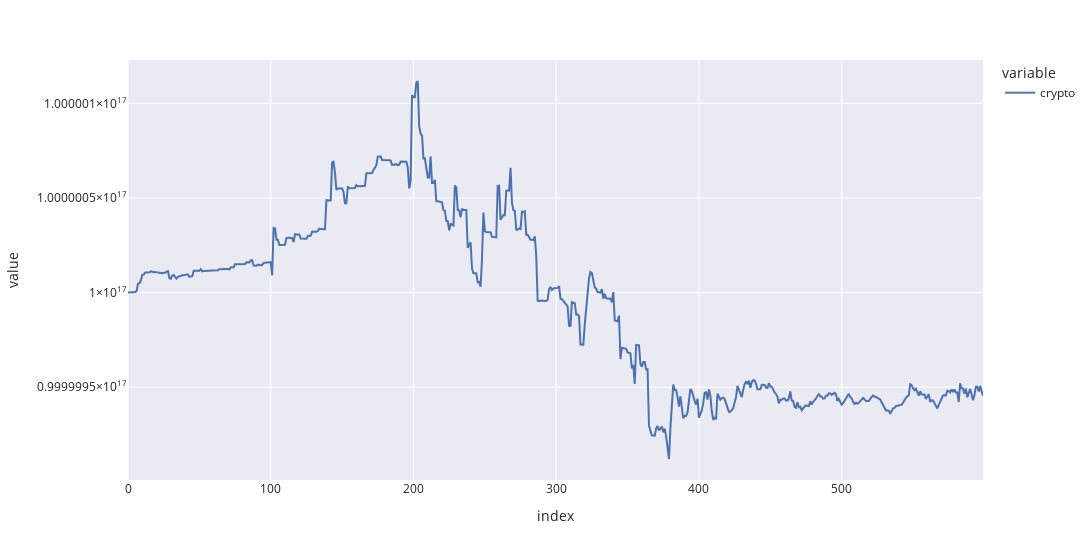

Here is the notebook cell this chart was saved with:
### Code cell
df2['crypto'].plot(width = 1300)

### Figure 1 — Plotly figure (JSON) as saved in the notebook; plotly's stock layout.template omitted (floating-point values rounded to 4 significant figures; data arrays with more than 128 entries replaced by an {"elided": "..."} marker saying what was removed)
{"data": [{"hovertemplate": "variable=crypto<br>index=%{x}<br>value=%{y}<extra></extra>", "legendgroup": "crypto", "line": {"color": "rgb(76,114,176)", "dash": "solid"}, "mode": "lines", "name": "crypto", "orientation": "v", "showlegend": true, "type": "scatter", "x": {"elided": "600 int values"}, "xaxis": "x", "y": {"elided": "600 int values"}, "yaxis": "y"}], "layout": {"legend": {"title": {"text": "variable"}, "tracegroupgap": 0}, "margin": {"t": 60}, "width": 1300, "xaxis": {"anchor": "y", "domain": [0, 1], "title": {"text": "index"}}, "yaxis": {"anchor": "x", "domain": [0, 1], "title": {"text": "value"}}}}
